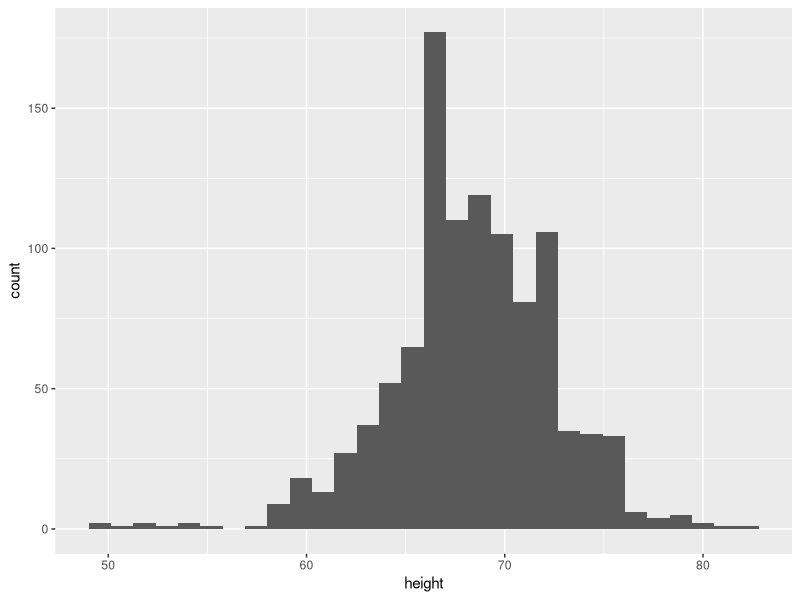
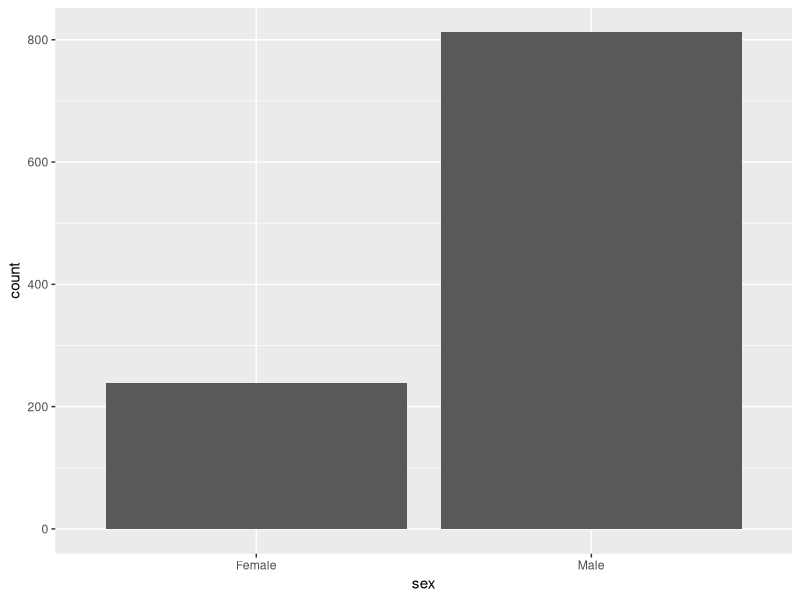

Recreate these plots in R, in order. (Note: this script raises an error after producing the figures.)
## ---- chunk 1
library(tidyverse)
library(dslabs)
## ---- chunk 2
view(heights)
## ---- chunk 3

heights %>%
  ggplot(aes(x = height)) +
  geom_histogram()

## ---- chunk 4
height_sum_stats <- heights %>%
    summarize(avg = mean(height), med = median(height), 
              standard_dev = sd(height), sample_size = n(), iqr = IQR(height))

height_sum_stats
## ---- chunk 5

t.test(heights$height, conf.level = 0.95)

## ---- chunk 6

heights %>%
  ggplot(aes(x = sex)) +
  geom_bar()
## ---- chunk 7

sex_count <- heights %>%
            group_by(sex) %>%
            summarize(count = n()) %>%
            mutate(prop = count/sum(count)) %>%
            arrange(desc(count))
sex_count

n <- sum(sex_count$count)
n
## ---- chunk 8
prop.test(812, 1050, conf.level = 0.95)
## ---- chunk 9

View(biketown_data)
set.seed(123)
biketown_sample <- sample_n(biketown_data, 1000)
View(biketown_sample)
